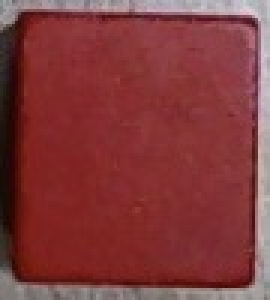
#> input picture 05_Vision_Block_Recognition/2026-02_template_matching_and_camera/template.jpg, 90 x 100 px (shown 3 times larger)
$ python template_maching_more_angel.py
#> lines starting #> are read from the running program, lines starting #| are printed output that depends on the picture; after the words box and inside, x2 and y2 are one past the last pixel; in counts of white or black regions, pixels touching at a corner belong together; pictures that were not available may be replaced by others from this repository, and a replacement may not be noted
import cv2
import numpy as np
import time

# --- 配置 ---
VIDEO_URL = "http://192.168.149.1:8080/stream?topic=/usb_cam/image_rect_color&type=mjpeg&width=640&height=480&quality=80"
TEMPLATE_PATH = 'template.jpg'
SCALE_FACTOR = 0.5
ANGLE_STEP = 15
MATCH_THRESHOLD = 0.50  # 识别多个目标时，阈值建议设高一点，防止误报
NMS_IOU_THRESHOLD = 0.3  # 重叠比例阈值，超过此值则认为是同一个物体


def rotate_image(image, angle):
    (h, w) = image.shape[:2]
    (cX, cY) = (w // 2, h // 2)
    M = cv2.getRotationMatrix2D((cX, cY), angle, 1.0)
    cos = np.abs(M[0, 0])
    sin = np.abs(M[0, 1])
    nW = int((h * sin) + (w * cos))
    nH = int((h * cos) + (w * sin))
    M[0, 2] += (nW / 2) - cX
    M[1, 2] += (nH / 2) - cY
    return cv2.warpAffine(image, M, (nW, nH), borderValue=(0, 0, 0))


def py_nms(boxes, scores, iou_threshold):
    """ 简易非极大值抑制 (NMS) """
    if len(boxes) == 0: return []

    boxes = np.array(boxes)
    scores = np.array(scores)

    x1 = boxes[:, 0]
    y1 = boxes[:, 1]
    x2 = boxes[:, 2]
    y2 = boxes[:, 3]

    areas = (x2 - x1) * (y2 - y1)
    order = scores.argsort()[::-1]

    keep = []
    while order.size > 0:
        i = order[0]
        keep.append(i)

        xx1 = np.maximum(x1[i], x1[order[1:]])
        yy1 = np.maximum(y1[i], y1[order[1:]])
        xx2 = np.minimum(x2[i], x2[order[1:]])
        yy2 = np.minimum(y2[i], y2[order[1:]])

        w = np.maximum(0.0, xx2 - xx1)
        h = np.maximum(0.0, yy2 - yy1)
        inter = w * h
        ovr = inter / (areas[i] + areas[order[1:]] - inter)

        inds = np.where(ovr <= iou_threshold)[0]
        order = order[inds + 1]

    return keep


def main():
    template_orig = cv2.imread(TEMPLATE_PATH)
#> template_orig is the input picture: shape (100, 90, 3); mean B, G, R 59.3, 58.2, 129.8
    if template_orig is None:
        print("错误：找不到 template.jpg")
        return

    print("预生成旋转模板库...")
    templates_db = []
    for angle in range(0, 90, ANGLE_STEP):  # 建议 360 度全范围
        rotated_img = rotate_image(template_orig, angle)
        small_rotated = cv2.resize(rotated_img, None, fx=SCALE_FACTOR, fy=SCALE_FACTOR, interpolation=cv2.INTER_AREA)
        templates_db.append({
            "angle": angle,
            "img_small": small_rotated,
            "orig_size": rotated_img.shape[:2],
            "small_size": small_rotated.shape[:2]
        })
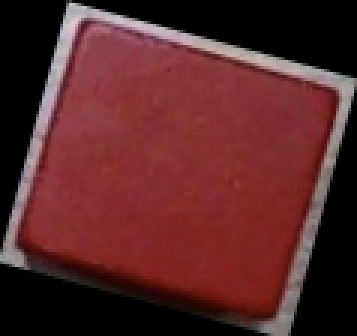
#> rotated_img: shape (112, 119, 3) (shown 3 times larger); mean B, G, R 40, 39.2, 87.6
#> after the loop, templates_db = 6 items

    cap = cv2.VideoCapture(VIDEO_URL)
    prev_time = 0

    while True:
        ret, frame = cap.read()
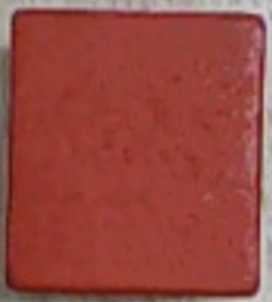
#> input picture 05_Vision_Block_Recognition/2026-02_template_matching_and_camera/template2.jpg, 272 x 302 px, given in place of stream, which was not available
#> frame is the input picture: shape (302, 272, 3); mean B, G, R 62.9, 70.6, 150.6
        if not ret: break·

        small_frame = cv2.resize(frame, None, fx=SCALE_FACTOR, fy=SCALE_FACTOR, interpolation=cv2.INTER_AREA)

        all_candidates = []  # 存储所有角度发现的候选框
        all_scores = []
        all_angles = []

        # 4. 遍历模板
        for t_data in templates_db:
            res = cv2.matchTemplate(small_frame, t_data["img_small"], cv2.TM_CCOEFF_NORMED)

            # 找到所有大于阈值的位置
            loc = np.where(res >= MATCH_THRESHOLD)

            h, w = t_data["small_size"]
            orig_h, orig_w = t_data["orig_size"]

            for pt in zip(*loc[::-1]):  # pt 为 (x, y)
                # 记录在原图上的坐标范围 [x1, y1, x2, y2]
                x1 = int(pt[0] / SCALE_FACTOR)
                y1 = int(pt[1] / SCALE_FACTOR)
                x2 = x1 + orig_w
                y2 = y1 + orig_h

                all_candidates.append([x1, y1, x2, y2])
                all_scores.append(float(res[pt[1], pt[0]]))
                all_angles.append(t_data["angle"])
#> this loop made 6 passes
#> (loc, h, w, orig_h, orig_w) on passes 1 to 6: (203 positions, rows 0 to 101, columns 5 to 91, 50, 45, 100, 90), ((empty array, empty array), 60, 56, 119, 112), ((empty array, empty array), 66, 64, 131, 127), ((empty array, empty array), 67, 67, 134, 134), ((empty array, empty array), 64, 66, 127, 131), ((empty array, empty array), 56, 60, 112, 119)
#> pass 1, in main, `res = cv2.matchTemplate(small_frame, t_data["img_small"], cv2.TM_CCOEF..`:
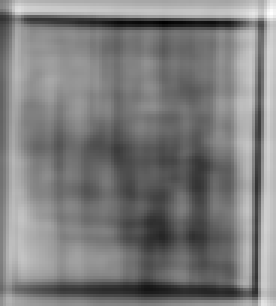
#> res: shape (102, 92) float32 (shown 3 times larger); min -0.307, max 0.715, mean 0.193; drawn with min black and max white
#> pass 2, in main, `res = cv2.matchTemplate(small_frame, t_data["img_small"], cv2.TM_CCOEF..`:
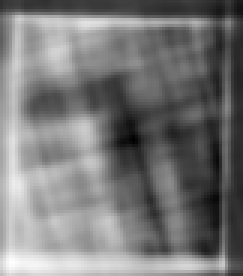
#> res: shape (92, 81) float32 (shown 3 times larger); min -0.159, max 0.335, mean 0.075; drawn with min black and max white
#> pass 3, in main, `res = cv2.matchTemplate(small_frame, t_data["img_small"], cv2.TM_CCOEF..`:
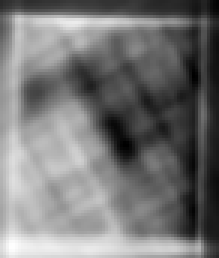
#> res: shape (86, 73) float32 (shown 3 times larger); min -0.155, max 0.279, mean 0.0481; drawn with min black and max white
#> after the loop, all_angles = 203 values from 0 to 0; all_candidates = 203 items, first 6: [178, 0, 268, 100], [180, 0, 270, 100], [182, 0, 272, 100], [12, 2, 102, 102], [178, 2, 268, 102], [180, 2, 270, 102]; all_scores = 203 values, max 0.715 at index 71, min 0.5 at index 43, mean 0.535

        # 5. NMS 过滤重叠框
        keep_indices = py_nms(all_candidates, all_scores, NMS_IOU_THRESHOLD)
#> in py_nms, `boxes = np.array(boxes)`: boxes = 203 rows, first 6: [178, 0, 268, 100], [180, 0, 270, 100], [182, 0, 272, 100], [12, 2, 102, 102], [178, 2, 268, 102], [180, 2, 270, 102]
#> in py_nms, `scores = np.array(scores)`: scores has the same summary as all_scores in main
#> in py_nms, `x1 = boxes[:, 0]`: x1 = 203 values, max 182 at index 2, min 10 at index 7, mean 150
#> in py_nms, `y1 = boxes[:, 1]`: y1 = 203 values from 0 to 202
#> in py_nms, `x2 = boxes[:, 2]`: x2 = 203 values, max 272 at index 2, min 100 at index 7, mean 240
#> in py_nms, `y2 = boxes[:, 3]`: y2 = 203 values from 100 to 302
#> in py_nms, `areas = (x2 - x1) * (y2 - y1)`: areas = 203 values from 9000 to 9000
#> in py_nms, `order = scores.argsort()[::-1]`: order = 203 values, max 202 at index 167, min 0 at index 40, mean 101
#> the loop in py_nms, `while order.size > 0:` made 5 passes
#> i on passes 1 to 5: 71, 199, 26, 124, 168
#> after the loop in py_nms, `while order.size > 0:`: keep = [71, 199, 26, 124, 168]; order = empty array
#> keep_indices = [71, 199, 26, 124, 168]

        # 6. 绘制最终结果
        for idx in keep_indices:
            box = all_candidates[idx]
            score = all_scores[idx]
            angle = all_angles[idx]

            cv2.rectangle(frame, (box[0], box[1]), (box[2], box[3]), (0, 255, 0), 2)
            label = f"{angle}deg {score:.2f}"
            cv2.putText(frame, label, (box[0], box[1] - 10), cv2.FONT_HERSHEY_SIMPLEX, 0.5, (0, 255, 0), 1)
#> this loop made 5 passes
#> (idx, box, score, label) on passes 1 to 5: (71, [180, 8, 270, 108], 0.715, '0deg 0.71'), (199, [174, 202, 264, 302], 0.605, '0deg 0.60'), (26, [12, 6, 102, 106], 0.585, '0deg 0.59'), (124, [178, 68, 268, 168], 0.544, '0deg 0.54'), (168, [176, 148, 266, 248], 0.526, '0deg 0.53')
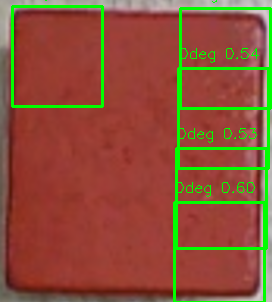
#> frame: shape (302, 272, 3); 7.03% of pixels changed, all inside (x1, y1, x2, y2) = (11, 0, 272, 302)

        # FPS 显示
        curr_time = time.time()
        fps = 1 / (curr_time - prev_time) if prev_time else 0
        prev_time = curr_time
        cv2.putText(frame, f"FPS: {fps:.1f} Objects: {len(keep_indices)}", (10, 30),
                    cv2.FONT_HERSHEY_SIMPLEX, 0.7, (0, 255, 255), 2)
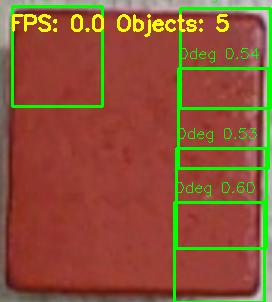
#> frame: shape (302, 272, 3); 1.75% of pixels changed, all inside (x1, y1, x2, y2) = (12, 14, 229, 37)

        cv2.imshow('Multi-Target Matching', frame)
        if cv2.waitKey(1) & 0xFF == ord('q'): break
#> (key q is pressed here)

    cap.release()
    cv2.destroyAllWindows()


if __name__ == "__main__":
    main()
